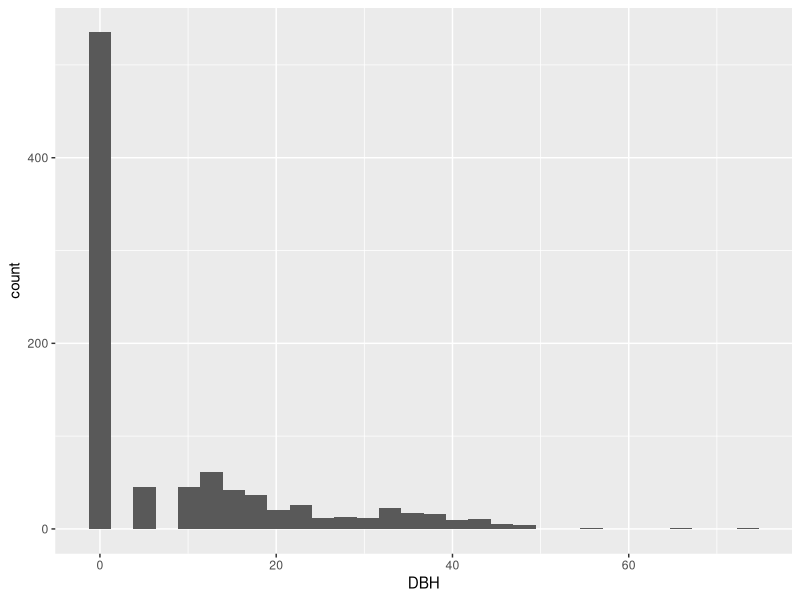

The R source for this figure:
## ---- chunk 1
rm(list = ls())
library(dplyr)
library(tidyr)
library(ggplot2)
## ---- chunk 2
DF<-read.csv("Data/forests.csv")
## ---- chunk 3
ggplot(DF, aes(DBH))+
   geom_histogram()
## ---- chunk 4
big<-filter(DF, DBH >= 60)
## ---- chunk 5
species<-levels(DF$Species)
species
## ---- chunk 6
SRbySite<-DF %>% group_by(Forest) %>% summarise(
   SR = n_distinct(Species)
)
## ---- chunk 7
SRbyPlot<-DF %>% group_by(Forest, PlotID) %>% summarise(
SR = n_distinct(Species)
)
## ---- chunk 8
MeanSR<-SRbyPlot %>% group_by(Forest) %>% summarize(
  MeanSR = mean(SR, na.rm = T),
  SDSR =sd(SR, na.rm = T),
  semSR = (sd(SR)/length(SR)),
  N = length(SR)
)
## ---- chunk 9
library(vegan)
## ---- chunk 10
Diversity<-DF %>% group_by(Forest, PlotID, Species) %>% summarize(
count = length(Tree)
)
## ---- chunk 11
Div1<-spread(Diversity, Species, count)
## ---- chunk 12
Div2<-Div1[,-(1:2)]
## ---- chunk 13
Div2[is.na(Div2)]<-0
## ---- chunk 14
Shannon<-diversity(Div2, index = "shannon")
Simpson<-diversity(Div2, index = "simpson")
InvSimp<-diversity(Div2, index = "invsimpson")
## ---- chunk 15
SRbyPlot$Shannon<-Shannon
SRbyPlot$Simpson<-Simpson
SRbyPlot$Inv_Simpson<-InvSimp
## ---- chunk 16
MeanDiv<-SRbyPlot %>% group_by(Forest) %>% summarize(
  N = length(SR),
  MeanSR = mean(SR, na.rm = T),
  SDSR =sd(SR, na.rm = T),
  semSR = (sd(SR)/length(SR)),
  MeanShan=mean(Shannon, na.rm = T),
  SD_Shan=sd(Shannon, na.rm = T),
  semShan = (sd(Shannon)/length(SR)),
  MeanSimp = mean(Simpson, na.rm = T),
  SD_Simp=sd(Simpson, na.rm = T),
  semSimp = (sd(Simpson)/length(SR)),
  MeanInSimp = mean(Inv_Simpson, na.rm = T),
  SD_InSimp=sd(Inv_Simpson, na.rm = T),
  semInSimp = (sd(Inv_Simpson)/length(SR)),
  
)
